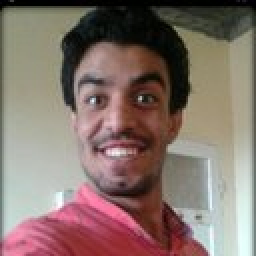
#> input picture Test/faces/man_38.jpg, 128 x 128 px (shown 2 times larger)
$ python make_group_photos.py
#> lines starting #> are read from the running program, lines starting #| are printed output that depends on the picture
"""Composite individual face photos into simulated group photos for testing
the pump-site morning/evening attendance capture flow."""
from PIL import Image
import random

FACES = [
    "man_33.jpg", "man_36.jpg", "man_38.jpg",
    "woman_72.jpg", "woman_75.jpg", "woman_83.jpg",
]

THUMB = (150, 150)
GAP = 12
BG = (30, 30, 30)


def make_group(faces, out_path):
#> called with out_path = 'group_morning.jpg'
    imgs = [Image.open(f).convert("RGB").resize(THUMB) for f in faces]
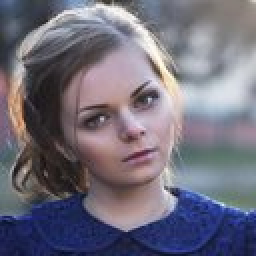
#> input picture Test/faces/woman_72.jpg, 128 x 128 px (shown 2 times larger)
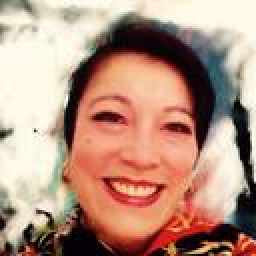
#> input picture Test/faces/woman_83.jpg, 128 x 128 px (shown 2 times larger)
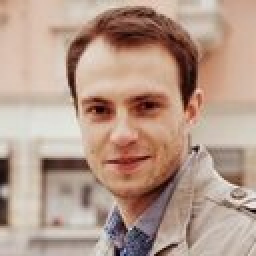
#> input picture Test/faces/man_33.jpg, 128 x 128 px (shown 2 times larger)
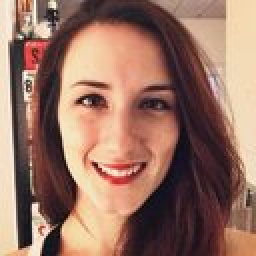
#> input picture Test/faces/woman_75.jpg, 128 x 128 px (shown 2 times larger)
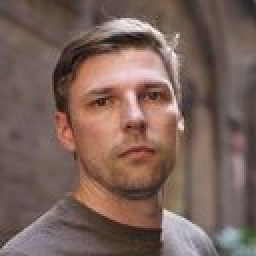
#> input picture Test/faces/man_36.jpg, 128 x 128 px (shown 2 times larger)
#> imgs = 6 items
    n = len(imgs)
#> n = 6
    cols = min(n, 4)
#> cols = 4
    rows = (n + cols - 1) // cols
#> rows = 2
    w = cols * THUMB[0] + (cols + 1) * GAP
#> w = 660
    h = rows * THUMB[1] + (rows + 1) * GAP
#> h = 336
    canvas = Image.new("RGB", (w, h), BG)
#> canvas: PIL image 660x336 RGB; every value is 30
    for i, img in enumerate(imgs):
        r, c = divmod(i, cols)
        x = GAP + c * (THUMB[0] + GAP)
        y = GAP + r * (THUMB[1] + GAP)
        canvas.paste(img, (x, y))
#> this loop made 6 passes
#> (r, c, x, y) on passes 1 to 6: (0, 0, 12, 12), (0, 1, 174, 12), (0, 2, 336, 12), (0, 3, 498, 12), (1, 0, 12, 174), (1, 1, 174, 174)
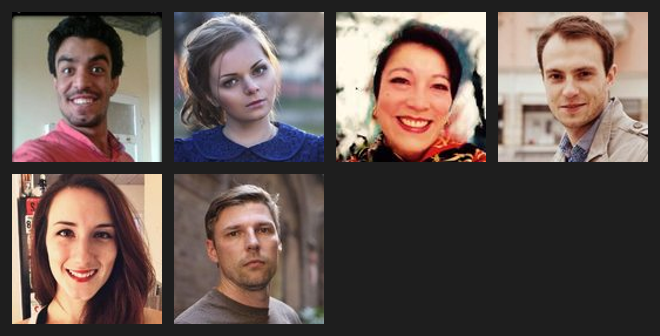
#> canvas: PIL image 660x336 RGB; mean R, G, B 101.3, 86.6, 81.6
    canvas.save(out_path, quality=90)
    print(f"wrote {out_path} ({n} faces)")
#| wrote group_morning.jpg (6 faces)


random.seed(1)
morning = FACES[:]
random.shuffle(morning)
make_group(morning, "group_morning.jpg")

evening = FACES[:5]  # simulate one worker missing (evening-only/absent case)
random.shuffle(evening)
make_group(evening, "group_evening.jpg")
#> call 2 of make_group, with out_path = 'group_evening.jpg'
#> in make_group (call 2), `imgs = [Image.open(f).convert("RGB").resize(THUMB) for f in faces]`: imgs = 5 items
#> in make_group (call 2), `n = len(imgs)`: n = 5
#> the loop in make_group (call 2), `for i, img in enumerate(imgs):` made 5 passes
#> after the loop in make_group (call 2), `for i, img in enumerate(imgs):`:
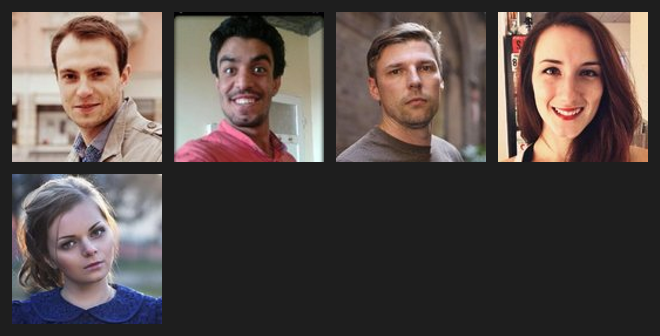
#> canvas: PIL image 660x336 RGB; mean R, G, B 85.8, 74.8, 71.6
#| wrote group_evening.jpg (5 faces)
